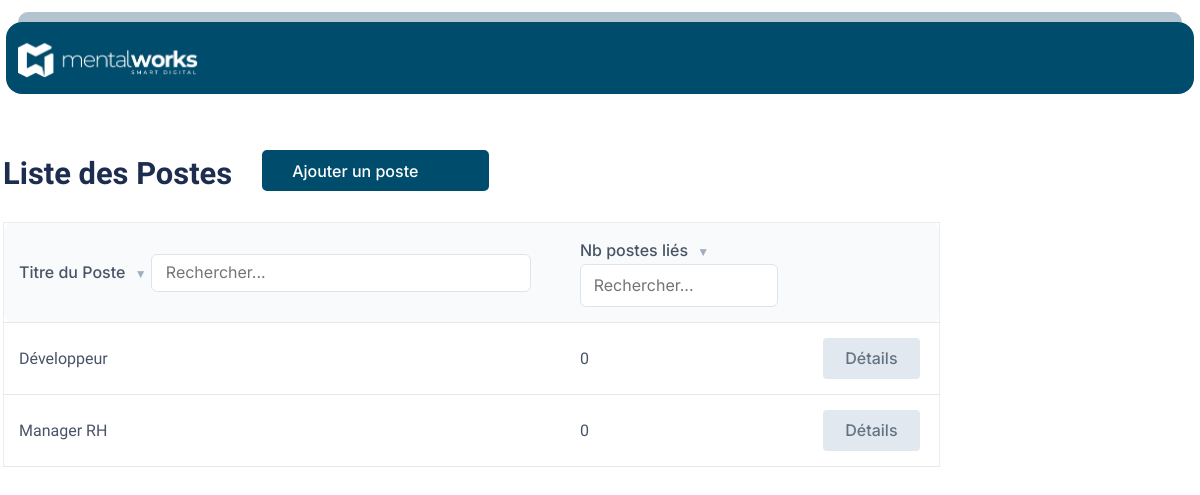
/Poste.php, run on an earlier commit of the app's database.
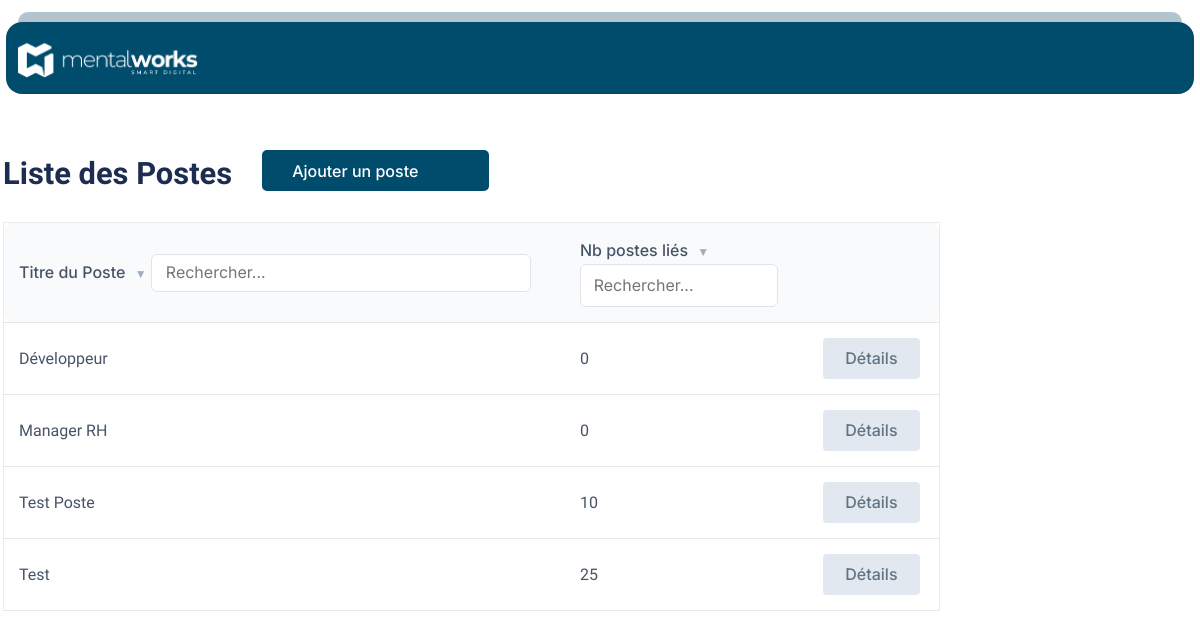
And on a later commit of the database.
### tables this page shows
CREATE TABLE `position` (
  `id` int(11) NOT NULL,
  `name` varchar(255) NOT NULL,
  `nb_postes_dispo` int(11) NOT NULL DEFAULT 0
);

### Poste.php (the view, shortened to what this page needs)
<?php
require 'config.php';
$searchTitre = $_GET['searchTitre'] ?? '';
$searchDescription = $_GET['searchDescription'] ?? '';
$sortBy = $_GET['sortBy'] ?? 'id';
$order = $_GET['order'] ?? 'asc';
$nextOrder = ($order === 'asc') ? 'desc' : 'asc';
$sql = "SELECT * FROM position";
$params = [];
$stmt = $pdo->prepare($sql);
$stmt->execute($params);
$filteredPostes = $stmt->fetchAll();
?>
<!DOCTYPE html>
<html lang="fr">
<head>
    <link rel="stylesheet" href="style.css?v=2">
    <link href="https://unpkg.com/boxicons@2.1.2/css/boxicons.min.css" rel="stylesheet" />
</head>
<body>
    <?php include 'include/top.php'; ?>
    <div class="middle">
        <?php include 'include/left.php'; ?>
        <div class="right">
            <div class="container_admin">
                <div class='top_admin'>
                    <h1>Liste des Postes</h1>
                    <button class="initial"><a href="ajoutPoste.php">Ajouter un poste</a></button>
                </div>
                <form method="GET">
                    <table class="table2">
                        <thead>
                            <tr class='grey_admin'>
                                <th>
                                    <a href="?sortBy=titre&order=<?= $nextOrder ?>&searchTitre=<?= htmlspecialchars($searchTitre) ?>&searchDescription=<?= htmlspecialchars($searchDescription) ?>">
                                        Titre du Poste
                                        <span class="sort-arrow"><?= $sortBy === 'titre' ? ($order === 'asc' ? '▲' : '▼') : '▼' ?></span>
                                    </a>
                                    <input class='search_admin' type="text" name="searchTitre"
                                        value="<?= htmlspecialchars($searchTitre) ?>" placeholder="Rechercher..." />
                                </th>
                                <th class='search_right_admin'>
                                    <a href="?sortBy=description&order=<?= $nextOrder ?>&searchTitre=<?= htmlspecialchars($searchTitre) ?>&searchDescription=<?= htmlspecialchars($searchDescription) ?>">
                                        Nb postes liés
                                        <span class="sort-arrow"><?= $sortBy === 'description' ? ($order === 'asc' ? '▲' : '▼') : '▼' ?></span>
                                    </a>
                                    <input class='searchNb_admin' type="number" name="searchDescription"
                                        value="<?= htmlspecialchars($searchDescription) ?>" placeholder="Rechercher..." />
                                </th>
                                <th>
                                </th>
                            </tr>
                        </thead>
                        <tbody>
                            <?php if (count($filteredPostes) > 0) : ?>
                                <?php foreach ($filteredPostes as $poste) : ?>
                                    <tr>
                                        <td><?= htmlspecialchars($poste['name']) ?></td>
                                        <td><?= htmlspecialchars($poste['nb_postes_dispo']) ?></td>
                                        <td>
                                            <button class="det_button">
                                                <a href="poste_details.php?id=<?= urlencode($poste['id']) ?>">Détails</a>
                                            </button>
                                        </td>
                                    </tr>
                                <?php endforeach; ?>
                            <?php else : ?>
                                <tr>
                                    <td colspan="3" class="empty-row"> Aucun poste trouvé</td>
                                </tr>
                            <?php endif; ?>
                        </tbody>
                    </table>
                </form>
            </div>
        </div>
    </div>
</body>
</html>

What changed in the data, as far as the page shows it:
added position: name "Test Poste", nb_postes_dispo "10"
added position: name "Test", nb_postes_dispo "25"
